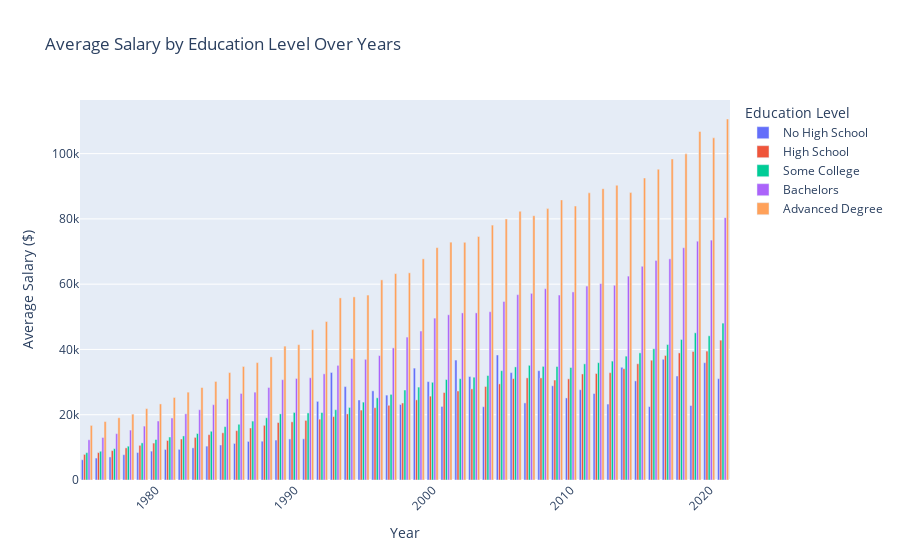

Notebook source saved alongside this figure:
### Code cell
fig = go.Figure()

fig.add_trace(go.Bar(x=salaries_df['year'], y=salaries_df['no_high_school_salary'], name='No High School'))
fig.add_trace(go.Bar(x=salaries_df['year'], y=salaries_df['high_school_salary'], name='High School'))
fig.add_trace(go.Bar(x=salaries_df['year'], y=salaries_df['some_college_salary'], name='Some College'))
fig.add_trace(go.Bar(x=salaries_df['year'], y=salaries_df['bachelors_salary'], name='Bachelors'))
fig.add_trace(go.Bar(x=salaries_df['year'], y=salaries_df['adv_salary'], name='Advanced Degree'))

fig.update_layout(
    title='Average Salary by Education Level Over Years',
    xaxis_tickangle=-45,
    xaxis_title='Year',
    yaxis_title='Average Salary ($)',
    barmode='group',
    legend_title='Education Level'
)

fig.show()
